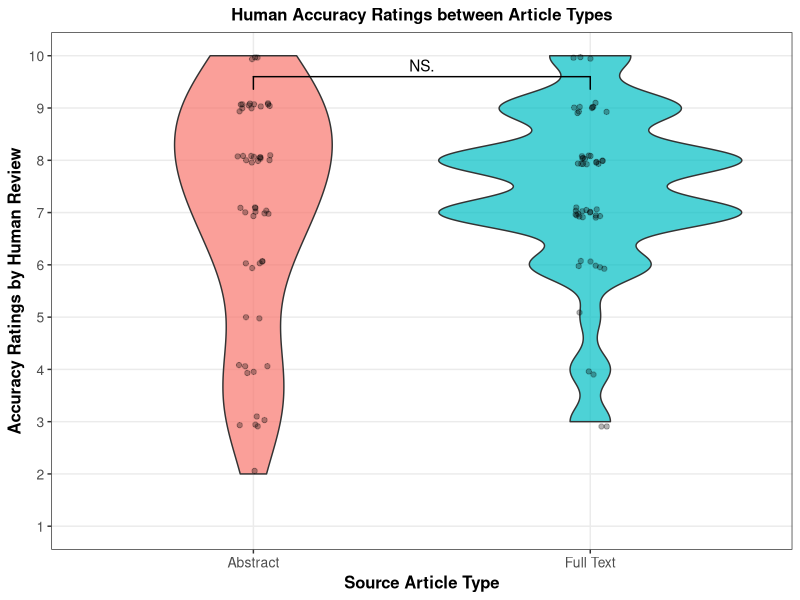

This chart was generated by the following R code:
library(ggplot2)
library(tidyr)
library(dplyr)
library(readr)
library(ggsignif)

# Read the CSV
data <- read.csv("./data/Summary_statistics.csv", check.names=FALSE)

AccuracyRatings <- data %>%
  select(`Article #`,
         `Rater 1`,
         `Rater 2`,
         `Rater 3`,
         `Rater 4`,
         `Rater 5`) %>%
filter(`Article #` <= 40) #Only 40 articles with human ratings
  
AccuracyRatings$Type <- ifelse(AccuracyRatings$`Article #`<= 20, "Abstract", "Full Text")

AccuracyRatings

df_long <- AccuracyRatings %>%
  pivot_longer(
    cols = starts_with("Rater"),
    names_to = "Rater",
    values_to = "rating",
    values_drop_na = TRUE  # This removes NA values
  ) %>%
  select(rating, Type)  # Keep only rating and Type columns

df_long

HumanAccuracyPlot <- ggplot(df_long, aes(x = Type, y = rating, fill = Type)) +
  geom_violin(alpha = 0.7, trim = TRUE) +
  # geom_beeswarm(alpha = 0.3, size = 2.5, cex = 1) +
  # geom_boxplot(width=0.2, fill = "white") +
  geom_jitter(height = 0.1, width = 0.05, alpha = 0.3) +
  geom_signif(comparisons = list(c("Abstract", "Full Text")),
              test = "wilcox.test",
              map_signif_level = TRUE,
              y_position = 9.2) +
  # stat_summary(fun.data = "mean_cl_boot", geom = "crossbar",
               # colour = "red", width = 0.2) +
  labs(title = "Human Accuracy Ratings between Article Types",
       y = "Accuracy Ratings by Human Review",
       x = "Source Article Type") +
  scale_y_continuous(breaks = 1:10, limits = c(1, 10)) +
  theme_bw() +  # Clean white background
  theme(
    panel.grid.minor = element_blank(),  # Remove minor gridlines
    legend.position = "none",  # Position on right of the plot
    legend.background = element_rect(fill = "white", color = "black"),
    axis.title = element_text(size = 12, face = "bold"),
    axis.text = element_text(size = 10),
    legend.title = element_text(size = 11, face = "bold"),
    legend.text = element_text(size = 10),
    plot.title = element_text(size = 12, face = "bold", hjust = 0.5)
    
  )
HumanAccuracyPlot
#ggsave("Figure5.1.png", HumanAccuracyPlot, width = 6, height = 5, dpi = 300)